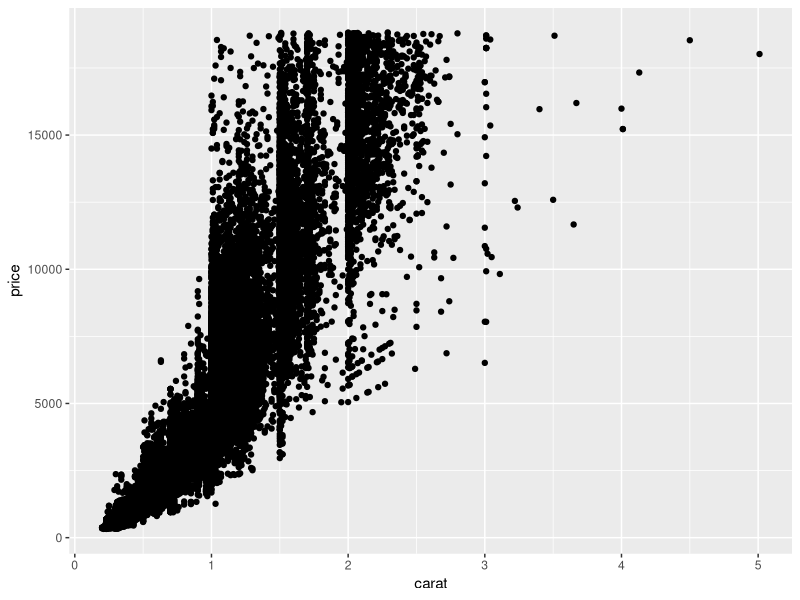
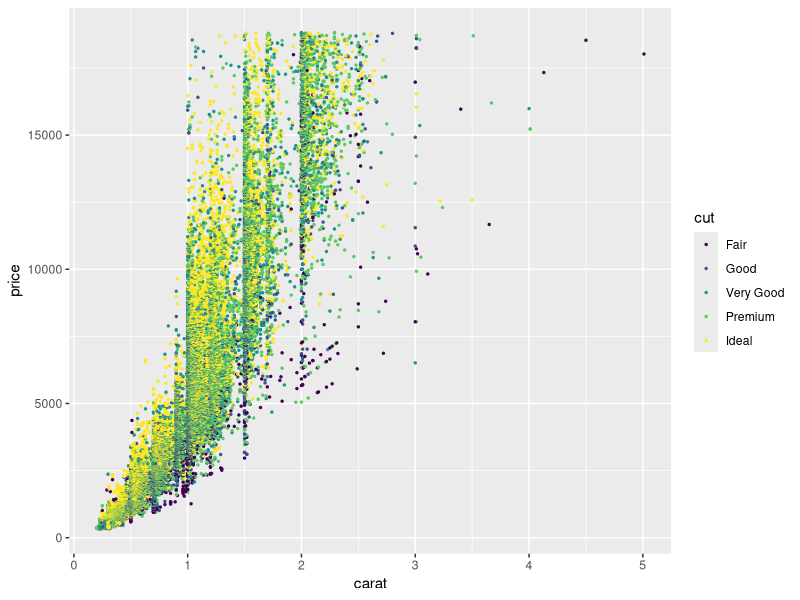
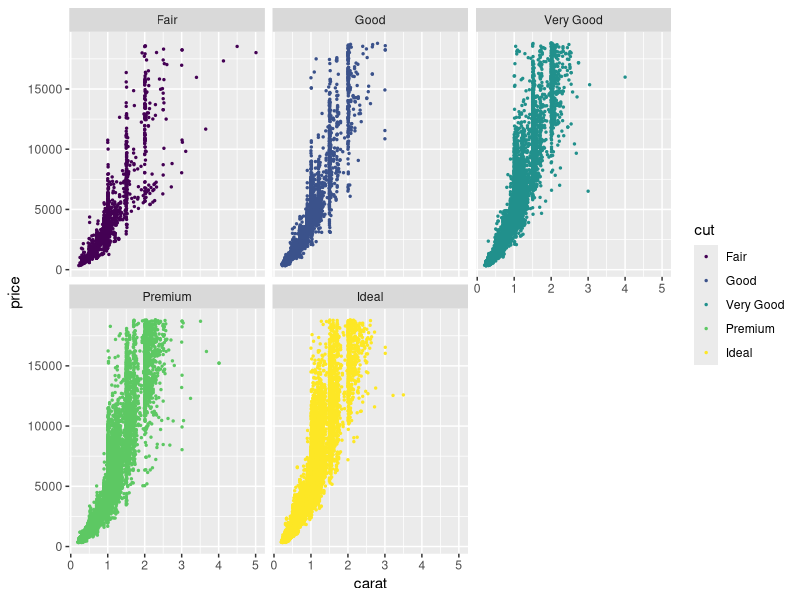

These charts were generated, in order, by the following R code:
## ---- chunk 1
# install.packages("tidyverse")
## ---- chunk 2
library(tidyverse)
## ---- chunk 3
head(diamonds)
## ---- chunk 4
str(diamonds)
## ---- chunk 5
glimpse(diamonds)
## ---- chunk 6
colnames(diamonds)
## ---- chunk 7
rename(diamonds, carat_new = carat)
# mutate(diamonds, carat_2 = carat * 100)
## ---- chunk 8
rename(diamonds, carat_new = carat, cut_new = cut)
## ---- chunk 9
summarize(diamonds, mean_carat = mean(carat))
## ---- chunk 10
ggplot(data = diamonds, aes(x = carat, y = price)) +
  geom_point()
## ---- chunk 11
ggplot(data = diamonds, aes(x = carat, y = price, color = cut)) +
  geom_point(size = 0.5)
## ---- chunk 12
ggplot(data = diamonds, aes(x = carat, y = price, color = cut)) +
  geom_point(size = 0.5) +
  facet_wrap(~cut)
